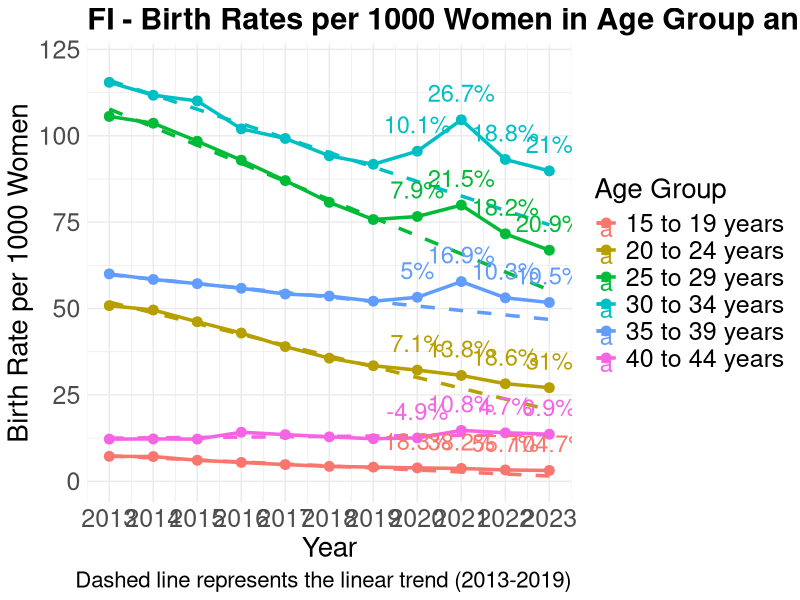

Write R code to recreate this figure.
library(ggplot2)
library(readr)
library(dplyr)
library(tidyr)
library(scales)

# Reads the CSV files
women_age_groups <- read_csv('data/fi/women_age_groups_by_year.csv')
births_long <- read_csv('data/fi/births_by_mother_age_group_year.csv')

# Merges the data frames by Age and Year
data <- women_age_groups %>%
  inner_join(births_long, by = c("Age", "Year"))

# Calculates the birth rate per 1000 women for each age group and year
data <- data %>%
  mutate(birth_rate = (Births / Count) * 1000)

# Initializes a list to store the results for each age group
results <- list()

# Performs linear regression and calculate deviations for each age group
for(age_group in unique(data$Age)) {
  age_data <- data %>%
    filter(Age == age_group)
  
  # Fits a linear model to birth rates from 2013 to 2019
  fit <- lm(birth_rate ~ Year, data = age_data[age_data$Year <= 2019,])
  
  # Predicts birth rates for the years 2020 to 2023
  age_data$predicted_rate <- predict(fit, newdata = age_data)
  
  # Calculates the percentage deviation for the years 2020 to 2023
  age_data$deviation <- with(age_data, 100 * (birth_rate - predicted_rate) / predicted_rate)
  
  # Stores the results
  results[[age_group]] <- age_data
}

# Combines the results into a single data frame
final_data <- bind_rows(results)

# Creates plot
ggplot(final_data, aes(x = Year, y = birth_rate, color = Age)) +
  geom_line(size = 1.2) +
  geom_point(size = 3) +
  geom_line(aes(y = predicted_rate), linetype = "dashed", size = 1.2) +
  geom_text(aes(label = ifelse(Year >= 2020, paste0(round(deviation, 1), "%"), "")),
            vjust = -1, size = 6) +
  labs(title = "FI - Birth Rates per 1000 Women in Age Group and Deviation from Linear Trend (2013-2019)",
       x = "Year",
       y = "Birth Rate per 1000 Women",
       color = "Age Group",
       caption = "Dashed line represents the linear trend (2013-2019)") +
  theme_minimal() +
  ylim(0, max(final_data$birth_rate, na.rm = TRUE) + 5) +
  scale_x_continuous(breaks = 2013:2023) +
  theme(
    text = element_text(size = 18),
    plot.title = element_text(size = 22, face = "bold"),
    axis.title = element_text(size = 20),
    axis.text = element_text(size = 18),
    legend.title = element_text(size = 20),
    legend.text = element_text(size = 18),
    plot.caption = element_text(size = 16)
  )
